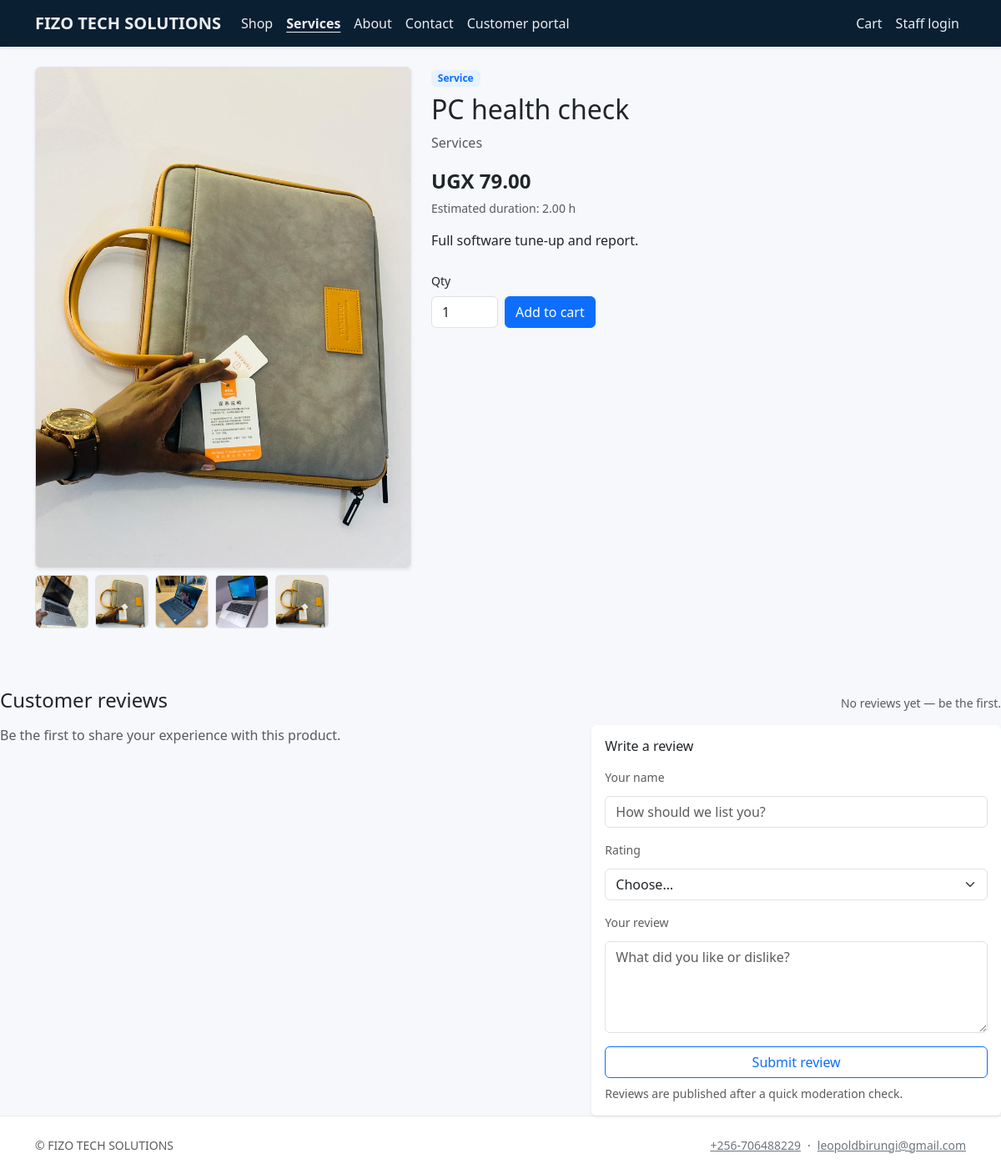
The app's page /catalog/item/pc-health-check/ with its own data.
### core/models.py (models this page shows, shortened)
class CompanySettings(models.Model):
    company_name = models.CharField(max_length=200, default="ALLTECH")
    legal_name = models.CharField(max_length=200, blank=True)
    tagline = models.CharField(max_length=300, blank=True)
    email = models.EmailField(blank=True)
    phone = models.CharField(max_length=64, blank=True)
    website = models.URLField(blank=True)
    address_line = models.CharField(max_length=255, blank=True)
    city = models.CharField(max_length=120, blank=True)
    region = models.CharField(max_length=120, blank=True)
    postal_code = models.CharField(max_length=32, blank=True)
    country = models.CharField(max_length=120, blank=True)
    tax_id = models.CharField(max_length=64, blank=True, verbose_name="Tax / VAT ID")
    bank_details = models.TextField(blank=True, help_text="Shown on invoices / proformas.")
    default_tax_rate = models.DecimalField(
        max_digits=5, decimal_places=2, default=0, help_text="Percentage, e.g. 15.00"
    )
    currency_code = models.CharField(max_length=8, default="UGX")
    logo = models.ImageField(upload_to="company/", blank=True, null=True)
    sla_low_hours = models.PositiveIntegerField(
        default=168, help_text="SLA target (hours) for Low priority work — default 1 week."
    )
    sla_normal_hours = models.PositiveIntegerField(
        default=72, help_text="SLA target (hours) for Normal priority — default 3 days."
    )
    sla_high_hours = models.PositiveIntegerField(
        default=24, help_text="SLA target (hours) for High priority — default 24h."
    )
    sla_urgent_hours = models.PositiveIntegerField(
        default=8, help_text="SLA target (hours) for Urgent priority — default 8h."
    )
    class Meta:
        verbose_name = "Company settings"
        verbose_name_plural = "Company settings"
    @classmethod
    def load(cls) -> "CompanySettings":
        obj, _ = cls.objects.get_or_create(pk=1)
        return obj

### catalog/models.py (models this page shows, shortened)
class Product(models.Model):
    KIND_PHYSICAL = "physical"
    KIND_SERVICE = "service"
    KIND_CHOICES = [
        (KIND_PHYSICAL, "Hardware / product"),
        (KIND_SERVICE, "IT service"),
    ]
    category = models.ForeignKey(
        Category, on_delete=models.PROTECT, related_name="products"
    )
    kind = models.CharField(max_length=20, choices=KIND_CHOICES, default=KIND_PHYSICAL)
    name = models.CharField(max_length=200)
    slug = models.SlugField(unique=True, max_length=220)
    sku = models.CharField(max_length=64, blank=True, db_index=True)
    short_description = models.CharField(max_length=300, blank=True)
    description = models.TextField(blank=True)
    price = models.DecimalField(max_digits=12, decimal_places=2)
    compare_at_price = models.DecimalField(
        max_digits=12, decimal_places=2, null=True, blank=True
    )
    track_inventory = models.BooleanField(default=True)
    stock_quantity = models.PositiveIntegerField(default=0)
    reorder_level = models.PositiveIntegerField(
        default=0,
        help_text="Alert when on-hand stock is at or below this level (0 = no alert).",
    )
    service_duration_hours = models.DecimalField(
        max_digits=6,
        decimal_places=2,
        null=True,
        blank=True,
        help_text="For services — estimated hours.",
    )
    is_published = models.BooleanField(default=True)
    is_featured = models.BooleanField(default=False)
    image = models.ImageField(upload_to="products/", blank=True, null=True)
    created_at = models.DateTimeField(auto_now_add=True)
    updated_at = models.DateTimeField(auto_now=True)
    class Meta:
        ordering = ["category__sort_order", "name"]
    @property
    def available_to_sell(self) -> bool:
        if self.kind == self.KIND_SERVICE:
            return True
    def has_sellable_variants(self) -> bool:
        return self.variants.filter(is_active=True).exists()
    @property
    def primary_display_image(self):
        img = (
            self.gallery_images.filter(image__isnull=False)
            .exclude(image="")
            .order_by("sort_order", "id")
            .first()
        )
        if img and img.image:
            return img.image
        return self.image if self.image else None

class ProductImage(models.Model):
    product = models.ForeignKey(
        Product, on_delete=models.CASCADE, related_name="gallery_images"
    )
    image = models.ImageField(upload_to="products/gallery/", blank=True, null=True)
    sort_order = models.PositiveIntegerField(default=0)
    alt_text = models.CharField(max_length=200, blank=True)
    class Meta:
        ordering = ["sort_order", "id"]

class Category(models.Model):
    name = models.CharField(max_length=120)
    slug = models.SlugField(unique=True, max_length=140)
    description = models.TextField(blank=True)
    sort_order = models.PositiveIntegerField(default=0)
    class Meta:
        verbose_name_plural = "Categories"
        ordering = ["sort_order", "name"]

### catalog/views.py (the view)
# urls.py: path("item/<slug:slug>/", views.ProductDetailView.as_view(), name="product_detail"),
class ProductDetailView(DetailView):
    model = Product
    template_name = "catalog/product_detail.html"
    context_object_name = "product"
    slug_field = "slug"
    slug_url_kwarg = "slug"
    def get_queryset(self):
        return (
            Product.objects.filter(is_published=True)
            .select_related("category")
            .prefetch_related("gallery_images", "variants")
        )
    def get_context_data(self, **kwargs):
        ctx = super().get_context_data(**kwargs)
        product = ctx["product"]
        ctx["review_summary"] = product_review_summary(product)
        ctx["reviews"] = (
            product.reviews.filter(is_published=True)
            .select_related("customer")
            .order_by("-created_at")[:20]
        )
        ctx["rating_stars"] = range(1, 6)
        return ctx

### templates/catalog/product_detail.html (shortened to what this page needs)
{% extends "base.html" %}
{% block content %}
<div class="container py-4">
  <div class="row g-4">
    <div class="col-md-5">
      <div class="d-flex flex-column gap-2">
        <div class="border rounded shadow-sm overflow-hidden bg-white" id="pd-main-wrap">
          {% if product.primary_display_image %}
          <img src="{{ product.primary_display_image.url }}" class="img-fluid w-100" alt="{{ product.name }}" id="pd-main-img">
          {% else %}
          <div class="d-flex align-items-center justify-content-center text-muted" style="min-height:280px" id="pd-main-img">
            No image
          </div>
          {% endif %}
        </div>
        {% if product.gallery_images.all %}
        <div class="d-flex flex-wrap gap-2">
          {% if product.image %}
          <button type="button" class="btn btn-light border p-0 pd-thumb" data-src="{{ product.image.url }}" style="width:64px;height:64px;overflow:hidden">
            <img src="{{ product.image.url }}" class="w-100 h-100 object-fit-cover" alt="">
          </button>
          {% endif %}
          {% for gi in product.gallery_images.all %}
          {% if gi.image %}
          <button type="button" class="btn btn-light border p-0 pd-thumb" data-src="{{ gi.image.url }}" style="width:64px;height:64px;overflow:hidden">
            <img src="{{ gi.image.url }}" class="w-100 h-100 object-fit-cover" alt="{{ gi.alt_text }}">
          </button>
          {% endif %}
          {% endfor %}
        </div>
        {% endif %}
      </div>
    </div>
    <div class="col-md-7">
      {% if product.kind == 'service' %}
      <span class="badge badge-kind-service">Service</span>
      {% else %}
      <span class="badge badge-kind-product">Product</span>
      {% endif %}
      <h1 class="h2 mt-2">{{ product.name }}</h1>
      <p class="text-muted">{{ product.category.name }}</p>
      {% if product.has_sellable_variants %}
      <p class="fs-4 fw-semibold mb-1" id="pd-price-label">From {{ company.currency_code }} {{ product.min_active_variant_price }}</p>
      <p class="small text-muted mb-2">Options and prices below.</p>
      {% else %}
      <p class="fs-4 fw-semibold mb-1">{{ company.currency_code }} {{ product.price }}</p>
      {% endif %}
      {% if product.service_duration_hours %}
      <p class="small text-muted">Estimated duration: {{ product.service_duration_hours }} h</p>
      {% endif %}
      <div class="prose">{{ product.description|linebreaks }}</div>
      {% if product.available_to_sell %}
      <form method="post" action="{% url 'cart_add' product.id %}" class="mt-4">
        <div class="row g-2 align-items-end">
          <div class="col-auto">
            <label class="form-label small">Qty</label>
            <input type="number" name="quantity" value="1" min="1" class="form-control" style="width:5rem">
          </div>
          <div class="col-auto">
            <button type="submit" class="btn btn-primary">Add to cart</button>
          </div>
        </div>
      </form>
      {% else %}
      <p class="text-danger mt-3">Currently unavailable.</p>
      {% endif %}
    </div>
  </div>
</div>
<section class="mt-5" id="reviews">
  <div class="d-flex justify-content-between align-items-end flex-wrap gap-2 mb-3">
    <h2 class="h4 mb-0">Customer reviews</h2>
    {% if review_summary.count %}
      <span class="text-muted">
        <strong>{{ review_summary.avg }}</strong> / 5
        from {{ review_summary.count }} review{{ review_summary.count|pluralize }}
      </span>
    {% else %}
      <span class="text-muted small">No reviews yet — be the first.</span>
    {% endif %}
  </div>
  <div class="row g-3">
    <div class="col-lg-7">
      {% for r in reviews %}
        <div class="border-bottom pb-3 mb-3">
          <div class="d-flex justify-content-between align-items-center">
            <strong>{{ r.display_name }}</strong>
            <span class="text-warning" aria-label="{{ r.rating }} of 5 stars">
              {% for s in rating_stars %}{% if s <= r.rating %}★{% else %}<span class="text-muted">★</span>{% endif %}{% endfor %}
            </span>
          </div>
          <p class="small text-muted mb-1">{{ r.created_at|date:"Y-m-d" }}{% if r.is_verified_purchase %} · verified purchase{% endif %}</p>
          {% if r.title %}<p class="mb-1"><strong>{{ r.title }}</strong></p>{% endif %}
          <p class="mb-0">{{ r.body|linebreaksbr }}</p>
        </div>
      {% empty %}
        <p class="text-muted">Be the first to share your experience with this product.</p>
      {% endfor %}
    </div>
    <div class="col-lg-5">
      <div class="card border-0 shadow-sm">
        <div class="card-body">
          <h3 class="h6 mb-3">Write a review</h3>
          <form method="post" action="{% url 'product_review_submit' product.slug %}" class="vstack gap-2">
            <label class="form-label small text-muted mb-1" for="review-name">Your name</label>
            <input type="text" name="author_name" id="review-name" class="form-control" maxlength="120" placeholder="How should we list you?">
            <label class="form-label small text-muted mb-1 mt-2" for="review-rating">Rating</label>
            <select name="rating" id="review-rating" class="form-select" required>
              <option value="">Choose…</option>
            </select>
            <label class="form-label small text-muted mb-1 mt-2" for="review-body">Your review</label>
            <textarea name="body" id="review-body" rows="4" class="form-control" required minlength="5" maxlength="1000" placeholder="What did you like or dislike?"></textarea>
            <button type="submit" class="btn btn-outline-primary mt-2">Submit review</button>
            <p class="small text-muted mb-0">Reviews are published after a quick moderation check.</p>
          </form>
        </div>
      </div>
    </div>
  </div>
</section>
{% endblock %}

### templates/base.html (shortened to what this page needs)
{% load static %}
<!DOCTYPE html>
<html lang="en">
<head>
  <link href="https://cdn.jsdelivr.net/npm/bootstrap@5.3.3/dist/css/bootstrap.min.css" rel="stylesheet">
  <link href="https://cdn.jsdelivr.net/npm/bootstrap-icons@1.11.3/font/bootstrap-icons.min.css" rel="stylesheet">
  <link href="{% static 'css/site.css' %}" rel="stylesheet">
</head>
<body class="d-flex flex-column min-vh-100 site-body">
  <header>
  {% with u=resolve_url_name %}
  <nav class="navbar navbar-expand-lg navbar-dark site-navbar shadow-sm sticky-top" aria-label="Main navigation">
    <div class="container">
      <a class="navbar-brand fw-semibold" href="{% url 'home' %}">{{ company.company_name }}</a>
      <div class="collapse navbar-collapse" id="navMain">
        <ul class="navbar-nav me-auto mb-2 mb-lg-0">
          <li class="nav-item"><a class="nav-link" href="{% url 'product_list' %}" >Shop</a></li>
          <li class="nav-item"><a class="nav-link" href="{% url 'product_list' %}?kind=service" {% if u == 'product_list' and request.GET.kind == 'service' or u == 'product_detail' and product and product.kind == 'service' %}aria-current="page"{% endif %}>Services</a></li>
          <li class="nav-item"><a class="nav-link" href="{% url 'about' %}" {% if u == 'about' %}aria-current="page"{% endif %}>About</a></li>
          <li class="nav-item"><a class="nav-link" href="{% url 'contact' %}" {% if u == 'contact' %}aria-current="page"{% endif %}>Contact</a></li>
          <li class="nav-item"><a class="nav-link" href="{% if user.is_authenticated %}{% url 'portal_home' %}{% else %}{% url 'portal_login' %}{% endif %}" {% if 'portal_' in u %}aria-current="page"{% endif %}>Customer portal</a></li>
        </ul>
        <ul class="navbar-nav ms-auto">
          <li class="nav-item">
            <a class="nav-link" href="{% url 'cart' %}" {% if u == 'cart' or u == 'checkout' %}aria-current="page"{% endif %} {% if cart_item_count %}aria-label="Shopping cart, {{ cart_item_count }} items"{% else %}aria-label="Shopping cart"{% endif %}>Cart
            </a>
          </li>
          {% if user.is_authenticated %}
          <li class="nav-item"><span class="nav-link disabled small" aria-hidden="true">{{ user.get_username }}</span><span class="visually-hidden">Signed in as {{ user.get_username }}</span></li>
          <li class="nav-item">
            <form method="post" action="{% url 'logout' %}" class="d-inline">
              {% csrf_token %}
              <button type="submit" class="nav-link bg-transparent border-0 text-start w-100 py-2" aria-label="Log out {{ user.get_username }}">Log out</button>
            </form>
          </li>
          {% else %}
          <li class="nav-item"><a class="nav-link" href="{% url 'login' %}" {% if u == 'login' %}aria-current="page"{% endif %}>Staff login</a></li>
          {% endif %}
        </ul>
      </div>
    </div>
  </nav>
  {% endwith %}
  </header>
  <main id="main-content" class="flex-grow-1 site-main">
    {% block content %}{% endblock %}
  </main>
  <footer class="footer-site py-4 mt-auto d-none d-lg-block">
    <div class="container small text-muted d-flex flex-wrap justify-content-between gap-2 align-items-center">
      <span>&copy; {{ company.company_name }}</span>
      <span class="d-flex flex-wrap gap-2 align-items-center">
        {% if company.phone %}<a class="link-secondary text-decoration-underline" href="tel:{{ company.phone|cut:' ' }}">{{ company.phone }}</a>{% endif %}
        {% if company.phone and company.email %}<span aria-hidden="true">·</span>{% endif %}
        {% if company.email %}<a class="link-secondary text-decoration-underline" href="mailto:{{ company.email }}">{{ company.email }}</a>{% endif %}
      </span>
    </div>
  </footer>
</body>
</html>

### records on screen
CompanySettings: company_name "FIZO TECH SOLUTIONS", currency_code "UGX", phone "+256-706488229", email "leopoldbirungi@gmail.com"
Product: primary_display_image (picture), image (picture), name "PC health check", category.name "Services", price "79.00", service_duration_hours "2.00", description "Full software tune-up and report."
ProductImage: image (picture)
ProductImage: image (picture)
ProductImage: image (picture)
ProductImage: image (picture)
